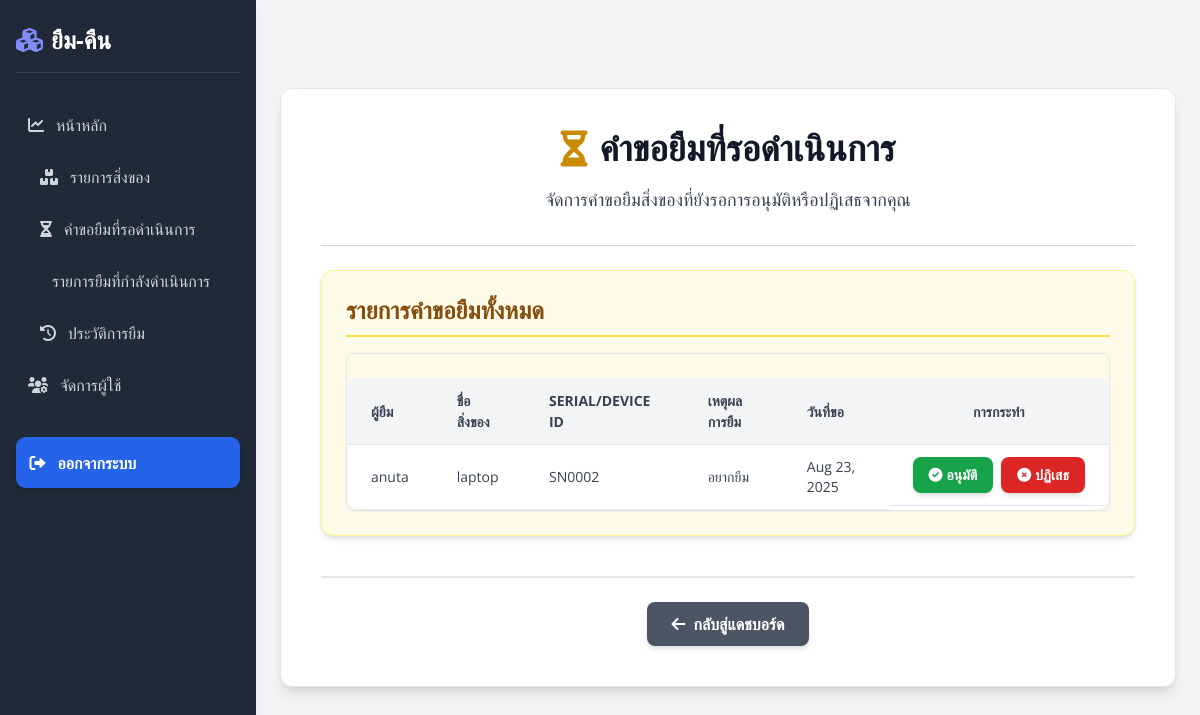
The app's page /borrowing/pending-loans/ (signed in), older data.
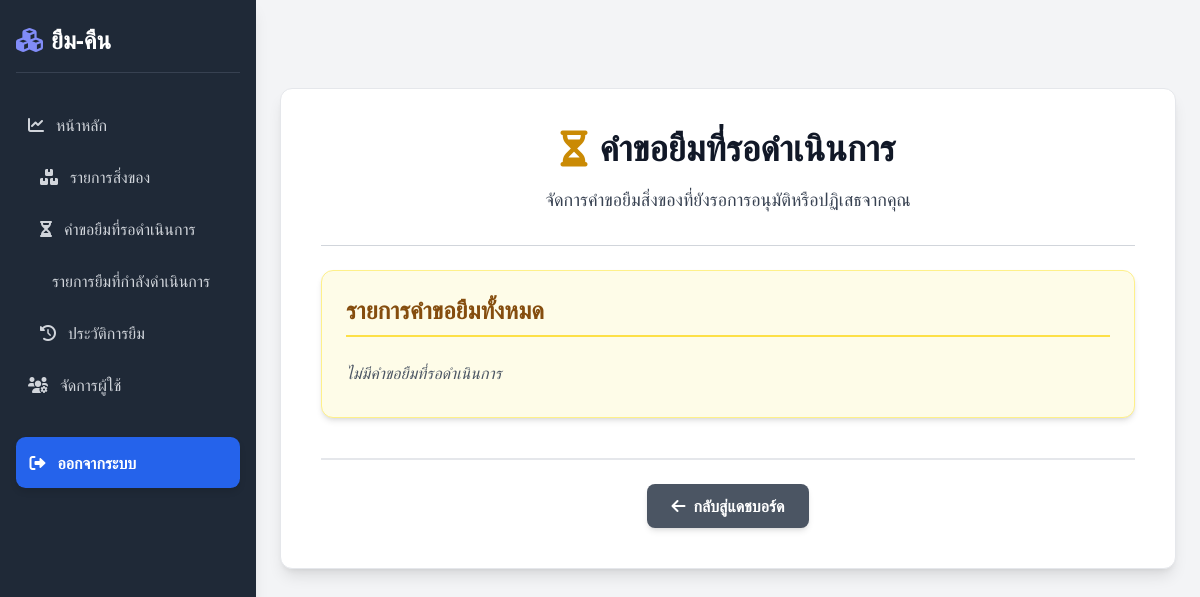
The same page, newer data.
### borrowing/models.py (models this page shows, shortened)
class Loan(models.Model):
    asset = models.ForeignKey(Asset, on_delete=models.CASCADE, verbose_name="อุปกรณ์") # เปลี่ยนจาก item เป็น asset
    borrower = models.ForeignKey(CustomUser, on_delete=models.CASCADE, verbose_name="ผู้ยืม")
    borrow_date = models.DateTimeField(auto_now_add=True, verbose_name="วันที่ยืม")
    due_date = models.DateField(verbose_name="กำหนดคืน") # ใช้ DateField สำหรับวันที่เท่านั้น
    return_date = models.DateTimeField(null=True, blank=True, verbose_name="วันที่คืน")
    STATUS_CHOICES = [
        ('pending', 'รอดำเนินการ'),
        ('approved', 'อนุมัติแล้ว'),
        ('returned', 'คืนแล้ว'),
        ('rejected', 'ถูกปฏิเสธ'),
        ('overdue', 'เกินกำหนด'),
    ]
    status = models.CharField(max_length=20, choices=STATUS_CHOICES, default='pending', verbose_name="สถานะ")
    reason = models.TextField(blank=True, verbose_name="เหตุผลการยืม") # เพิ่มฟิลด์เหตุผลการยืม
    class Meta:
        verbose_name = "รายการยืม"
        verbose_name_plural = "รายการยืม"
        ordering = ['-borrow_date']

class Asset(models.Model):
    item = models.ForeignKey(Item, on_delete=models.CASCADE, related_name='assets', verbose_name="ประเภทสิ่งของ")
    serial_number = models.CharField(max_length=255, blank=True, null=True, unique=True, verbose_name="หมายเลขซีเรียล")
    device_id = models.CharField(max_length=255, blank=True, null=True, unique=True, verbose_name="ID อุปกรณ์")
    location = models.CharField(max_length=255, blank=True, null=True, verbose_name="ตำแหน่ง")
    condition = models.CharField(max_length=255, blank=True, null=True, verbose_name="สภาพ")
    STATUS_CHOICES = [
        ('available', 'พร้อมใช้งาน'),
        ('on_loan', 'กำลังถูกยืม'),
        ('maintenance', 'บำรุงรักษา'),
        ('retired', 'ปลดระวาง'),
    ]
    status = models.CharField(max_length=20, choices=STATUS_CHOICES, default='available', verbose_name="สถานะ")
    class Meta:
        verbose_name = "อุปกรณ์"
        verbose_name_plural = "อุปกรณ์"

class Item(models.Model):
    organization = models.ForeignKey(Organization, on_delete=models.CASCADE, verbose_name="องค์กร")
    name = models.CharField(max_length=255, verbose_name="ชื่อประเภทสิ่งของ")
    description = models.TextField(blank=True, verbose_name="รายละเอียด")
    total_quantity = models.IntegerField(default=0, verbose_name="จำนวนทั้งหมด")
    available_quantity = models.IntegerField(default=0, verbose_name="จำนวนที่เหลืออยู่")
    image = models.ImageField(upload_to='item_images/', blank=True, null=True, verbose_name="รูปภาพสิ่งของ")
    item_type = models.CharField(max_length=100, blank=True, null=True, verbose_name="ประเภทสิ่งของ")
    added_at = models.DateTimeField(auto_now_add=True, verbose_name="วันที่เพิ่ม")
    class Meta:
        verbose_name = "ประเภทสิ่งของ"
        verbose_name_plural = "ประเภทสิ่งของ"
        unique_together = ('organization', 'name')

### users/models.py (models this page shows, shortened)
class CustomUser(AbstractUser):
    organization = models.ForeignKey(Organization, on_delete=models.SET_NULL, null=True, blank=True, verbose_name="องค์กร")
    is_org_admin = models.BooleanField(default=False, verbose_name="ผู้ดูแลองค์กร")
    is_platform_admin = models.BooleanField(default=False, verbose_name="ผู้ดูแลแพลตฟอร์ม")
    phone_number = models.CharField(max_length=20, blank=True, null=True)
    class Meta:
        verbose_name = "ผู้ใช้งาน"
        verbose_name_plural = "ผู้ใช้งาน"

### borrowing/views.py (the view)
# urls.py: path('pending-loans/', views.pending_loans_view, name='pending_loans_view'),
@login_required
def pending_loans_view(request):
    if not request.user.is_org_admin:
        messages.error(request, "คุณไม่มีสิทธิ์เข้าถึงหน้านี้")
        return redirect('dashboard')
    pending_loans = Loan.objects.filter(asset__item__organization=request.user.organization, status='pending').order_by('-borrow_date')
    context = {
        'pending_loans': pending_loans,
    }
    return render(request, 'borrowing/pending_loans.html', context)

### users/context_processors.py (called while the page is built)
def unread_notifications_count(request):
    if request.user.is_authenticated:
        count = Notification.objects.filter(user=request.user, is_read=False).count()
        return {'unread_notifications_count': count}
    return {'unread_notifications_count': 0} # หากผู้ใช้ยังไม่ได้ล็อกอิน ให้ส่ง 0

### borrowing/templates/borrowing/pending_loans.html (shortened to what this page needs)
{% extends 'users/base.html' %}
{% block content %}
<div class="bg-white p-6 md:p-8 lg:p-10 rounded-xl shadow-lg max-w-5xl mx-auto my-8 border border-gray-200">
    <h1 class="text-3xl md:text-4xl font-extrabold text-gray-900 mb-4 text-center flex items-center justify-center gap-x-3">
        <i class="fas fa-hourglass-half text-yellow-600"></i> คำขอยืมที่รอดำเนินการ
    </h1>
    <p class="text-gray-700 mb-8 text-center text-lg max-w-2xl mx-auto">จัดการคำขอยืมสิ่งของที่ยังรอการอนุมัติหรือปฏิเสธจากคุณ</p>
    <hr class="my-6 border-gray-300">
    <div class="mb-10 p-6 bg-yellow-50 rounded-xl shadow-md border border-yellow-200">
        <h2 class="text-2xl font-bold text-yellow-800 mb-4 border-b-2 pb-2 border-yellow-300 flex items-center gap-x-2">
            รายการคำขอยืมทั้งหมด
        </h2>
        {% if pending_loans %}
            <div class="overflow-x-auto rounded-lg border border-gray-200 shadow-sm">
                <table class="min-w-full bg-white">
                    <thead>
                        <tr class="bg-gray-100 text-gray-700 uppercase text-sm leading-normal font-bold">
                            <th class="py-3 px-6 text-left">ผู้ยืม</th>
                            <th class="py-3 px-6 text-left">ชื่อสิ่งของ</th>
                            <th class="py-3 px-6 text-left">Serial/Device ID</th>
                            <th class="py-3 px-6 text-left">เหตุผลการยืม</th>
                            <th class="py-3 px-6 text-left">วันที่ขอ</th>
                            <th class="py-3 px-6 text-center">การกระทำ</th>
                        </tr>
                    </thead>
                    <tbody class="text-gray-700 text-sm divide-y divide-gray-100">
                        {% for loan in pending_loans %}
                            <tr class="hover:bg-gray-50 transition duration-150 ease-in-out">
                                <td class="py-3 px-6 text-left whitespace-nowrap">{{ loan.borrower.username }}</td>
                                <td class="py-3 px-6 text-left">{{ loan.asset.item.name }}</td>
                                <td class="py-3 px-6 text-left">{{ loan.asset.serial_number|default:loan.asset.device_id|default:"-" }}</td>
                                <td class="py-3 px-6 text-left max-w-xs whitespace-normal">{{ loan.reason|default:"-" }}</td>
                                <td class="py-3 px-6 text-left">{{ loan.borrow_date|date:"M d, Y" }}</td>
                                <td class="py-3 px-6 text-center flex justify-center items-center space-x-2">
                                    <a href="{% url 'approve_loan' loan.id %}" class="bg-green-600 hover:bg-green-700 text-white text-sm font-semibold py-2 px-4 rounded-lg transition duration-300 transform hover:scale-105 shadow-md flex items-center">
                                        <i class="fas fa-check-circle mr-1"></i> อนุมัติ
                                    </a>
                                    <a href="{% url 'reject_loan' loan.id %}" class="bg-red-600 hover:bg-red-700 text-white text-sm font-semibold py-2 px-4 rounded-lg transition duration-300 transform hover:scale-105 shadow-md flex items-center">
                                        <i class="fas fa-times-circle mr-1"></i> ปฏิเสธ
                                    </a>
                                </td>
                            </tr>
                        {% endfor %}
                    </tbody>
                </table>
            </div>
        {% else %}
            <p class="text-gray-600 italic py-2">ไม่มีคำขอยืมที่รอดำเนินการ</p>
        {% endif %}
    </div>
    <div class="mt-8 pt-6 border-t-2 border-gray-200 flex flex-wrap gap-4 justify-center">
        <a href="{% url 'dashboard' %}" class="bg-gray-600 hover:bg-gray-700 text-white font-semibold py-2.5 px-6 rounded-lg transition duration-300 transform hover:scale-105 shadow-md flex items-center">
            <i class="fas fa-arrow-left mr-2"></i> กลับสู่แดชบอร์ด
        </a>
    </div>
</div>
{% endblock content %}

Row changes from the older to the newer data that the page shows:
no longer on this page (row edited): Loan: borrower.username "anuta", asset.item.name "laptop", asset.serial_number "SN0002", reason "อยากยืม", borrow_date "Aug 23, 2025"
Text that changed along with them:
text no longer shown: "ผู้ยืม ชื่อสิ่งของ SERIAL/DEVICE ID เหตุผลการยืม วันที่ขอ การกระทำ"
text now shown: "ไม่มีคำขอยืมที่รอดำเนินการ"
